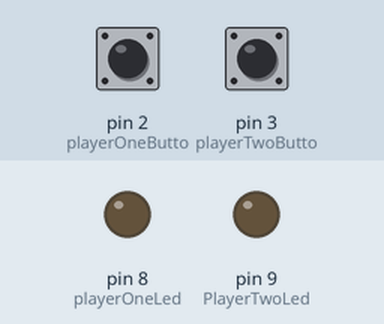
Simulated run of this sketch. Board: Arduino Uno, built with avr-gcc and run on an emulated ATmega328P. Shown: output pins drawn as LEDs (lit = HIGH). The test bench sets the inputs (shaded band); at power-on: pin 2 (playerOneButto) HIGH, pin 3 (playerTwoButto) HIGH.

Above: at 1.2 s.
1.3 s: pin 2 (playerOneButto) pulled LOW for 0.15 s
At 2.1 s:
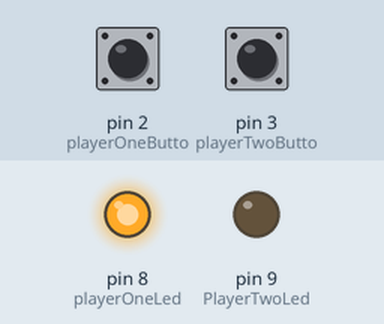
Timing chart, 0 to 8.9 s (numbered marks = the images above; inputs shaded):
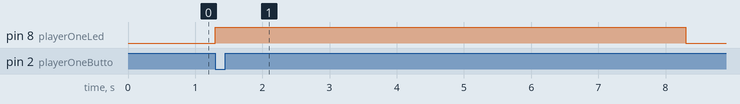

Measured:
- after the input at 1.3 s, pin 8 (playerOneLed): LOW → HIGH at once, → LOW 7.0 s later

The sketch:

main.ino
```cpp
#define playerOneLed 8
#define PlayerTwoLed 9
#define playerOneButto 2
#define playerTwoButto 3
void setup()
{
    pinMode(playerOneLed, OUTPUT);
    pinMode(PlayerTwoLed, OUTPUT);
    pinMode(playerOneButto, INPUT_PULLUP);
    pinMode(playerTwoButto, INPUT_PULLUP);
}
void TurnOnLed(int pinNumber)
{
    digitalWrite(pinNumber, HIGH);
    delay(7000);
    digitalWrite(pinNumber, LOW);
}
void loop()
{
    if (digitalRead(playerOneButto) == LOW)
    {
        TurnOnLed(playerOneLed);
    }
    if (digitalRead(playerTwoButto) == LOW)
    {
        TurnOnLed(PlayerTwoLed);
    }
}
```
